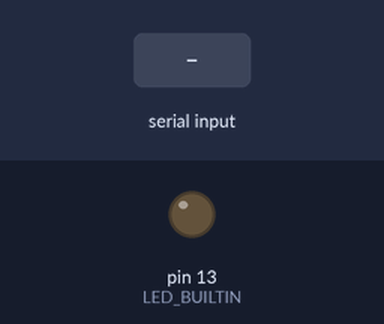
Recording of a sketch running on a simulated Arduino Uno, built with avr-gcc and run on an emulated ATmega328P. Shown: output pins drawn as LEDs (lit = HIGH). Inputs (shaded band) come from the test bench. What the sketch prints to the serial monitor is not drawn.

Above: at 1.2 s.
1.3 s: "LED ON\n" received over Serial
At 1.6 s:
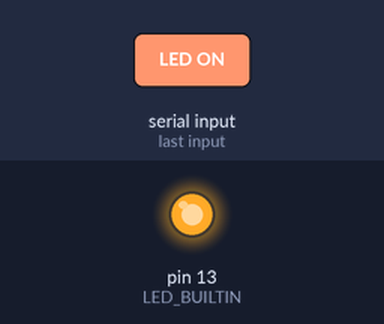
5.8 s: "LED OFF\n" received over Serial
At 6.3 s:
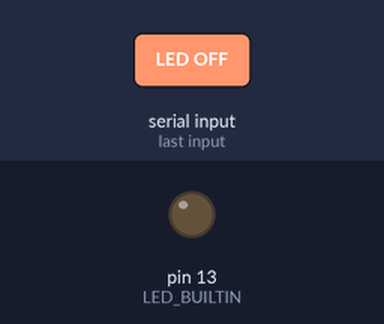
Timing chart, 0 to 8.3 s (numbered marks = the images above; inputs shaded):
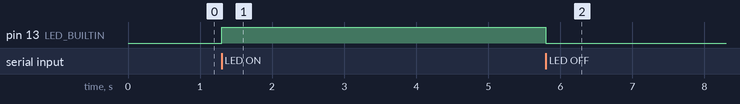

Measured:
- after the input at 1.3 s, pin 13 (LED_BUILTIN): LOW → HIGH at once
- after the input at 5.8 s, pin 13 (LED_BUILTIN): HIGH → LOW at once

The sketch:

micropython_boot.ino
```cpp
#include <Arduino.h>

String incoming = "";

void setup()
{
    Serial.begin(115200);
    while (!Serial)
    {
    }
    pinMode(LED_BUILTIN, OUTPUT);
    Serial.println("🔌 MicroCLI Runtime Ready!");
}

void loop()
{
    while (Serial.available())
    {
        char c = Serial.read();
        if (c == '\n' || c == '\r')
        {
            processCommand(incoming);
            incoming = "";
        }
        else
        {
            incoming += c;
        }
    }
}

void processCommand(String cmd)
{
    cmd.trim();

    if (cmd.startsWith("EVAL "))
    {
        String code = cmd.substring(5);
        Serial.println("⚙️ Executing code block:");
        Serial.println(code);
        // In a real interpreter, we'd parse & execute here.
        Serial.println("✅ Done.");
    }
    else if (cmd == "LED ON")
    {
        digitalWrite(LED_BUILTIN, HIGH);
        Serial.println("💡 LED turned ON");
    }
    else if (cmd == "LED OFF")
    {
        digitalWrite(LED_BUILTIN, LOW);
        Serial.println("🌙 LED turned OFF");
    }
    else if (cmd == "PING")
    {
        Serial.println("🏓 Pong!");
    }
    else
    {
        Serial.print("❌ Unknown command: ");
        Serial.println(cmd);
    }
}
```

base_runtime.ino
```cpp

```

esp_linker.ino
```cpp

```
